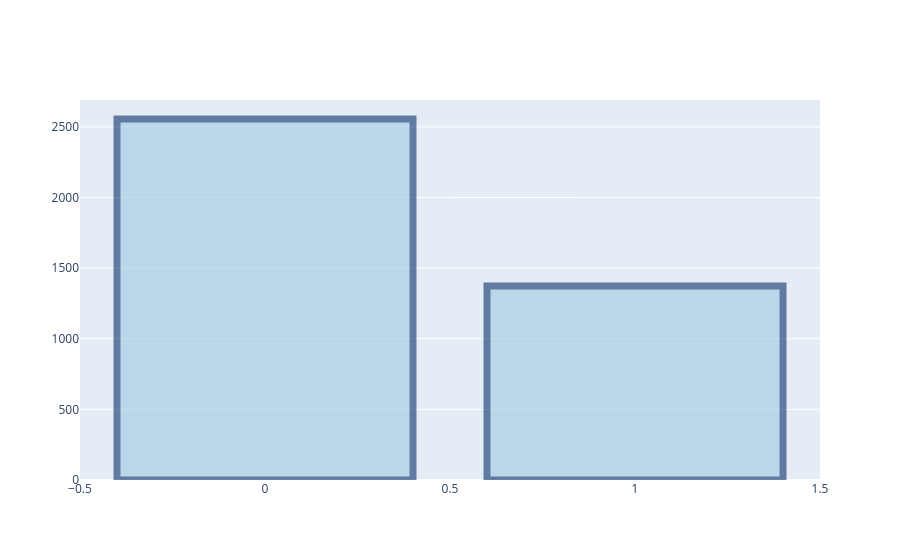

Notebook cell for this chart:
### Code cell
import plotly.graph_objects as go

fig = go.Figure([go.Bar(x = brain_df['mask'].value_counts().index, y = brain_df['mask'].value_counts())])
fig.update_traces(marker_color = 'rgb(158,202,225)', marker_line_color = 'rgb(8,48,107)', marker_line_width = 7, opacity = 0.6)
fig.show()

### Figure 1 — Plotly figure (JSON) as saved in the notebook; plotly's stock layout.template omitted (floating-point values rounded to 4 significant figures)
{"data": [{"marker": {"color": "rgb(158,202,225)", "line": {"color": "rgb(8,48,107)", "width": 7}}, "opacity": 0.6, "type": "bar", "x": [0, 1], "y": [2556, 1373]}], "layout": {}}
